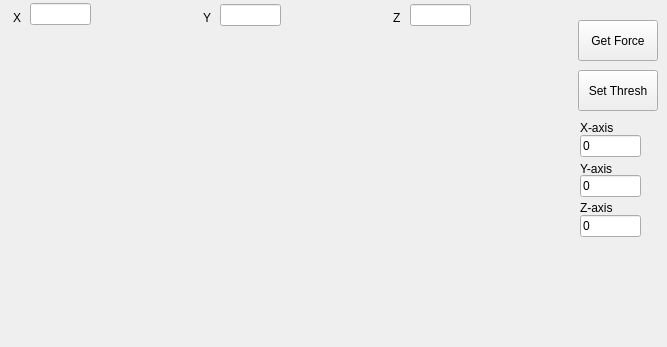
   <widget class="QWidget" name="tab_6">
    <attribute name="title">
     <string>Kinova Force</string>
    </attribute>
    <widget class="QCustomPlot" name="graph_kinova_force_plot_x" native="true">
     <property name="geometry">
      <rect>
       <x>10</x>
       <y>27</y>
       <width>181</width>
       <height>311</height>
      </rect>
     </property>
    </widget>
    <widget class="QCustomPlot" name="graph_kinova_force_plot_y" native="true">
     <property name="geometry">
      <rect>
       <x>200</x>
       <y>27</y>
       <width>181</width>
       <height>311</height>
      </rect>
     </property>
    </widget>
    <widget class="QCustomPlot" name="graph_kinova_force_plot_z" native="true">
     <property name="geometry">
      <rect>
       <x>390</x>
       <y>27</y>
       <width>181</width>
       <height>311</height>
      </rect>
     </property>
    </widget>
    <widget class="QPushButton" name="bt_kinova_get_force">
     <property name="geometry">
      <rect>
       <x>578</x>
       <y>20</y>
       <width>80</width>
       <height>41</height>
      </rect>
     </property>
     <property name="text">
      <string>Get Force</string>
     </property>
    </widget>
    <widget class="QLabel" name="label_4">
     <property name="geometry">
      <rect>
       <x>13</x>
       <y>10</y>
       <width>16</width>
       <height>16</height>
      </rect>
     </property>
     <property name="text">
      <string>X</string>
     </property>
    </widget>
    <widget class="QLabel" name="label_54">
     <property name="geometry">
      <rect>
       <x>203</x>
       <y>10</y>
       <width>16</width>
       <height>16</height>
      </rect>
     </property>
     <property name="text">
      <string>Y</string>
     </property>
    </widget>
    <widget class="QLabel" name="label_55">
     <property name="geometry">
      <rect>
       <x>393</x>
       <y>10</y>
       <width>16</width>
       <height>16</height>
      </rect>
     </property>
     <property name="text">
      <string>Z</string>
     </property>
    </widget>
    <widget class="QPushButton" name="bt_kinova_set_force_thresh">
     <property name="geometry">
      <rect>
       <x>578</x>
       <y>70</y>
       <width>80</width>
       <height>41</height>
      </rect>
     </property>
     <property name="text">
      <string>Set Thresh</string>
     </property>
    </widget>
    <widget class="QLineEdit" name="ed_kinova_force_thresh_x">
     <property name="geometry">
      <rect>
       <x>580</x>
       <y>135</y>
       <width>61</width>
       <height>22</height>
      </rect>
     </property>
     <property name="text">
      <string>0</string>
     </property>
    </widget>
    <widget class="QLineEdit" name="ed_kinova_force_thresh_y">
     <property name="geometry">
      <rect>
       <x>580</x>
       <y>175</y>
       <width>61</width>
       <height>22</height>
      </rect>
     </property>
     <property name="text">
      <string>0</string>
     </property>
    </widget>
    <widget class="QLineEdit" name="ed_kinova_force_thresh_z">
     <property name="geometry">
      <rect>
       <x>580</x>
       <y>215</y>
       <width>61</width>
       <height>22</height>
      </rect>
     </property>
     <property name="text">
      <string>0</string>
     </property>
    </widget>
    <widget class="QLabel" name="label_56">
     <property name="geometry">
      <rect>
       <x>580</x>
       <y>120</y>
       <width>51</width>
       <height>16</height>
      </rect>
     </property>
     <property name="text">
      <string>X-axis</string>
     </property>
    </widget>
    <widget class="QLabel" name="label_57">
     <property name="geometry">
      <rect>
       <x>580</x>
       <y>161</y>
       <width>51</width>
       <height>16</height>
      </rect>
     </property>
     <property name="text">
      <string>Y-axis</string>
     </property>
    </widget>
    <widget class="QLabel" name="label_58">
     <property name="geometry">
      <rect>
       <x>580</x>
       <y>200</y>
       <width>51</width>
       <height>16</height>
      </rect>
     </property>
     <property name="text">
      <string>Z-axis</string>
     </property>
    </widget>
    <widget class="QLineEdit" name="ed_kinova_force_current_x">
     <property name="geometry">
      <rect>
       <x>30</x>
       <y>3</y>
       <width>61</width>
       <height>22</height>
      </rect>
     </property>
    </widget>
    <widget class="QLineEdit" name="ed_kinova_force_current_y">
     <property name="geometry">
      <rect>
       <x>220</x>
       <y>4</y>
       <width>61</width>
       <height>22</height>
      </rect>
     </property>
    </widget>
    <widget class="QLineEdit" name="ed_kinova_force_current_z">
     <property name="geometry">
      <rect>
       <x>410</x>
       <y>4</y>
       <width>61</width>
       <height>22</height>
      </rect>
     </property>
    </widget>
   </widget>
